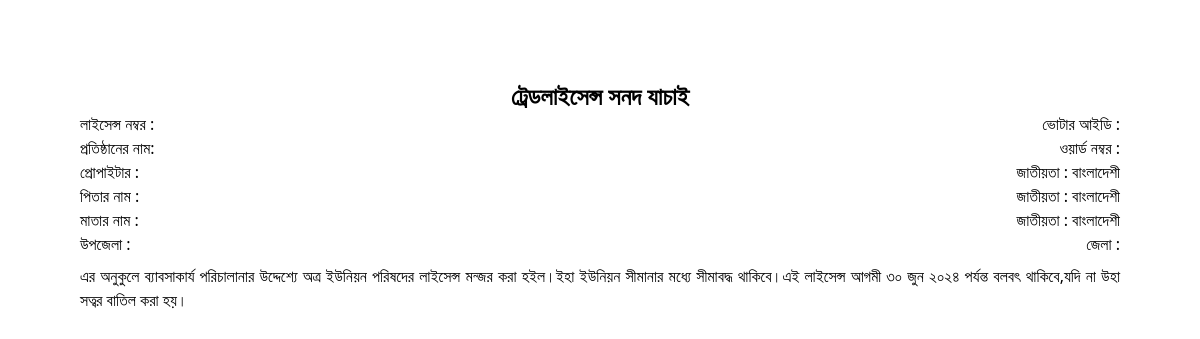
The page /tadejachaireport.php?id=1006 on the database as committed earlier.
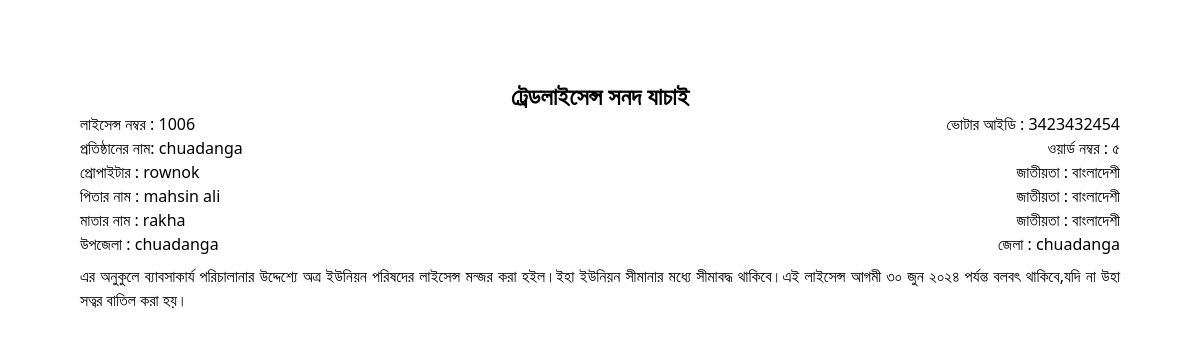
The same page on the database as committed later.
### tables this page shows
CREATE TABLE `tadeentry` (
  `id` int(11) NOT NULL,
  `licence_no` varchar(255) NOT NULL,
  `name` varchar(255) NOT NULL,
  `father_husband` varchar(255) NOT NULL,
  `mother_name` varchar(255) NOT NULL,
  `word` varchar(255) NOT NULL,
  `bplace` varchar(255) NOT NULL,
  `tradename` varchar(255) NOT NULL,
  `babshardhoron` varchar(255) NOT NULL,
  `kor` varchar(255) NOT NULL,
  `voterid` varchar(255) NOT NULL,
  `mobileno` varchar(255) NOT NULL,
  `upozela` varchar(255) NOT NULL,
  `zela` varchar(255) NOT NULL
);

### tadejachaireport.php (the view, shortened to what this page needs)
<?php
  include '_dbconnect.php';
  if (isset($_REQUEST['id'])) {
    $rid=$_REQUEST['id'];
    $query="SELECT * FROM `tadeentry` WHERE licence_no=$rid";
    $poriciti=mysqli_query($con,$query);
    $result=mysqli_fetch_array($poriciti);
}
?>
<!DOCTYPE html>
<html lang="en" dir="ltr">
<head>
    <script src="https://cdn.tailwindcss.com"></script>
</head>
<body class='bg-white mb-10'>
<div class='px-20 py-20 relative'>
    <p class="text-2xl text-center font-semibold">ট্রেডলাইসেন্স সনদ যাচাই</p>
<?php
                   $rid= $result['licence_no'];
                   $name= $result['name'];
                   $fathername= $result['father_husband'];
                   $mothername= $result['mother_name'];
                   $word= $result['word'];
                   $tradename= $result['tradename'];
                   $upozela= $result['upozela'];
                   $zela= $result['zela'];
                   $voterid= $result['voterid'];
                    ?>
              <div class="flex justify-between items-center">
<p class=''>লাইসেন্স নম্বর : <span><?= $rid ?></span></p>
<p>ভোটার আইডি : <span><?= $voterid ?></span> </p>
</div>
<div class="flex justify-between items-start">
<p>প্রতিষ্ঠানের নাম: <span><?= $tradename ?></span> </p>
<p class=''>ওয়ার্ড নম্বর : <span><?= $word ?></span></p>
</div>
<div class="flex justify-between items-start">
<p>প্রোপাইটার : <span><?= $name ?></span> </p>
<p>জাতীয়তা  : বাংলাদেশী </p>
</div>
<div class="flex justify-between items-start">
<p>পিতার নাম : <span><?= $fathername ?></span> </p>
<p>জাতীয়তা  : বাংলাদেশী </p>
</div>
<div class="flex justify-between items-start">
<p>মাতার নাম : <span><?= $mothername ?></span> </p>
<p>জাতীয়তা  : বাংলাদেশী </p>
</div>
<div class="flex justify-between items-start">
<p>উপজেলা  : <span><?= $upozela ?></span> </p>
<p>জেলা  : <span><?= $zela ?></span></p>
</div>
<p class="text-justify my-2">এর অনুকুলে
ব্যাবসাকার্য পরিচালানার উদ্দেশ্যে অত্র ইউনিয়ন পরিষদের লাইসেন্স মন্জর করা হইল।ইহা ইউনিয়ন সীমানার মধ্যে সীমাবদ্ধ থাকিবে।এই লাইসেন্স আগমী ৩০ জুন ২০২৪ পর্যন্ত বলবৎ থাকিবে,যদি না উহা সত্বর বাতিল করা হয়।
</p>
        </div>
</body>
</html>

Rows that differ between the two databases and show on the page:
added tadeentry: licence_no "1006", voterid "3423432454", tradename "chuadanga", word "৫", name "rownok", father_husband "mahsin ali", mother_name "rakha", upozela "chuadanga", zela "chuadanga"
